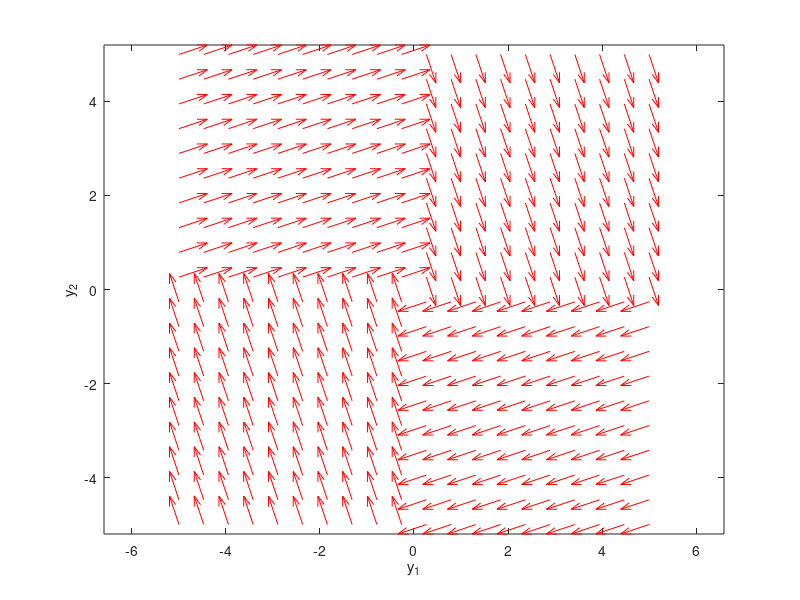

This figure's MATLAB source:
%% Problem 1 of HW1 - MAE 286 Hybrid Systems

y1 = linspace(-5,5,20);
y2 = linspace(-5,5,20);

% creates two matrices one for all the x-values on the grid, and one for
% all the y-values on the grid. Note that x and y are matrices of the same
% size and shape, in this case 20 rows and 20 columns
[x,y] = meshgrid(y1,y2);
size(x)
size(y)

%plotting a phase portrait of these dynamics
f = @(t,Y) [-sign(Y(1)) + 2*sign(Y(2)); -2*sign(Y(1)) - sign(Y(2))];


u = zeros(size(x));
v = zeros(size(x));

% copied from:http://matlab.cheme.cmu.edu/2011/08/09/phase-portraits-of-a-system-of-odes/
% we can use a single loop over each element to compute the derivatives at
% each point (y1, y2)
t=0; % we want the derivatives at each point at t=0, i.e. the starting time
for i = 1:numel(x)
    Yprime = f(t,[x(i); y(i)]);
    u(i) = Yprime(1);
    v(i) = Yprime(2);
end

quiver(x,y,u,v,'r'); figure(gcf)
xlabel('y_1')
ylabel('y_2')
axis tight equal;

%% modeling a bouncing ball
